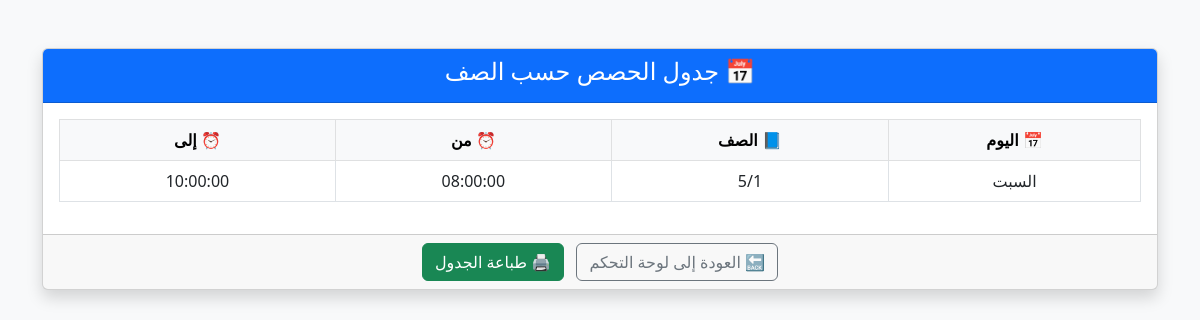
/view_teacher_schedule.php (signed in), run on the app's committed database.
### tables this page shows
CREATE TABLE `teacher_schedule` (
  `id` int(11) NOT NULL,
  `teacher_id` int(11) NOT NULL,
  `class_name` varchar(50) DEFAULT NULL,
  `subject` varchar(100) DEFAULT NULL,
  `day_of_week` enum('السبت','الأحد','الاثنين','الثلاثاء','الأربعاء','الخميس') DEFAULT NULL,
  `time_start` time DEFAULT NULL,
  `time_end` time DEFAULT NULL
);

### view_teacher_schedule.php (the view, shortened to what this page needs)
<?php
$teacher_id = $_SESSION['user']['id'];
$conn = new mysqli("localhost", "root", "", "school_db");
$stmt = $conn->prepare("SELECT class_name, day_of_week, time_start, time_end FROM teacher_schedule WHERE teacher_id = ? ORDER BY FIELD(day_of_week, 'السبت','الأحد','الاثنين','الثلاثاء','الأربعاء','الخميس'), time_start");
$stmt->bind_param("i", $teacher_id);
$stmt->execute();
$result = $stmt->get_result();
?>
<!DOCTYPE html>
<html lang="ar" dir="rtl">
<head>
    <link href="https://cdn.jsdelivr.net/npm/bootstrap@5.3.0/dist/css/bootstrap.rtl.min.css" rel="stylesheet">
</head>
<body class="bg-light">
<div class="container py-5">
    <div class="card shadow">
        <div class="card-header bg-primary text-white text-center">
            <h4>📅 جدول الحصص حسب الصف</h4>
        </div>
        <div class="card-body">
            <?php if ($result->num_rows > 0): ?>
                <div class="table-responsive">
                    <table class="table table-bordered text-center align-middle">
                        <thead class="table-light">
                            <tr>
                                <th>📅 اليوم</th>
                                <th>📘 الصف</th>
                                <th>⏰ من</th>
                                <th>⏰ إلى</th>
                            </tr>
                        </thead>
                        <tbody>
                            <?php while ($row = $result->fetch_assoc()): ?>
                                <tr>
                                    <td><?php echo $row['day_of_week']; ?></td>
                                    <td><?php echo $row['class_name']; ?></td>
                                    <td><?php echo $row['time_start']; ?></td>
                                    <td><?php echo $row['time_end']; ?></td>
                                </tr>
                            <?php endwhile; ?>
                        </tbody>
                    </table>
                </div>
            <?php else: ?>
                <div class="alert alert-warning text-center">لا يوجد جدول مسجل حالياً.</div>
            <?php endif; ?>
        </div>
        <div class="card-footer text-center no-print">
            <a href="dashboard.php" class="btn btn-outline-secondary">🔙 العودة إلى لوحة التحكم</a>
            <button onclick="window.print()" class="btn btn-success ms-2">🖨️ طباعة الجدول</button>
        </div>
    </div>
</div>
</body>
</html>

### data on the page
teacher_schedule: day_of_week "السبت", class_name "5/1", time_start "08:00:00", time_end "10:00:00"
